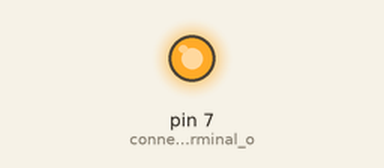
A sketch run on a simulated Arduino Uno, built with avr-gcc and run on an emulated ATmega328P. Parts: output pins drawn as LEDs (lit = HIGH).

Above: at 1.5 s.
At 5.5 s:
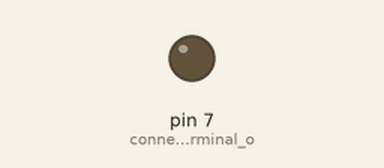
Timing chart, 0 to 10.4 s (numbered marks = the images above):
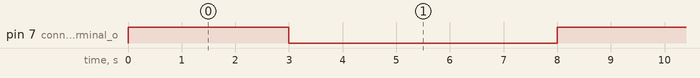

The sketch:

relay.ino
```cpp
/*
* This is the Arduino code for Dual Channel 5V Relay
 * to control turn ON or OFF AC or DC load
 * Watch the video https://youtu.be/58XWVDnB7Ss
 *  *
 * Written by Ahmad Nejrabi for Robojax Video
 * Date: Dec 26, 2017, in Ajax, Ontario, Canada
 * Permission granted to share this code given that this
 * note is kept with the code.
 * Disclaimer: this code is "AS IS" and for educational purpose only.
 *
 */

void setup() {
  pinMode(7, OUTPUT);// connected to S terminal of Relay

}

void loop() {

  digitalWrite(7,HIGH);// turn relay ON
  delay(3000);// keep it ON for 3 seconds

  digitalWrite(7, LOW);// turn relay OFF
 delay(5000);// keep it OFF for 5 seconds

}
```

Measured:
- by itself, pin 7 (connected_to_S_terminal_o): alternates HIGH for 3.0 s and LOW for 5.0 s
